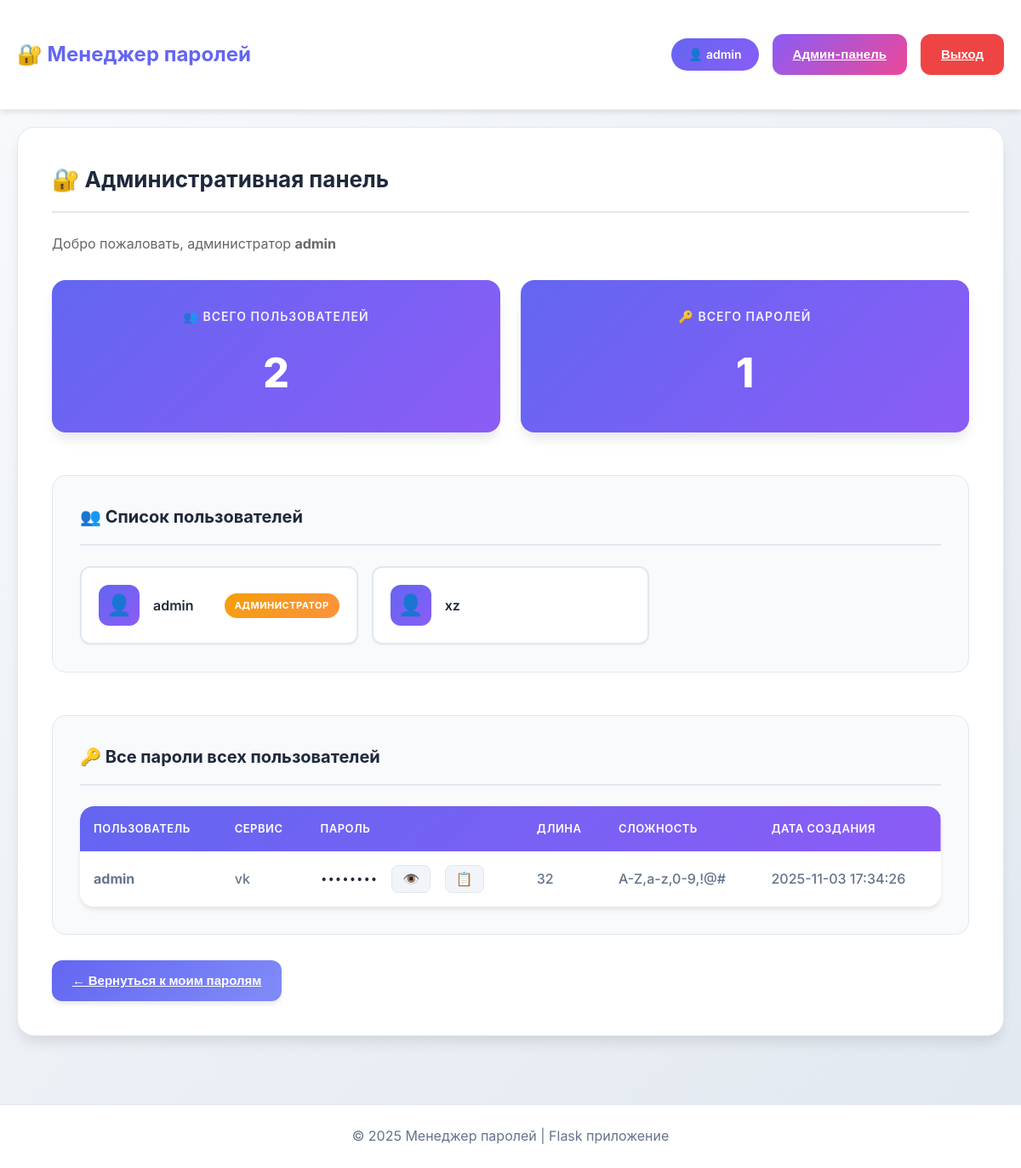
The page /admin (signed in) on the database its author committed.
### tables this page shows
CREATE TABLE "users" (
	"id"	INTEGER,
	"username"	TEXT NOT NULL UNIQUE,
	"password_hash"	TEXT NOT NULL,
	"created_at"	TEXT DEFAULT CURRENT_TIMESTAMP,
	PRIMARY KEY("id" AUTOINCREMENT)
);

CREATE TABLE passwords (
            id INTEGER PRIMARY KEY AUTOINCREMENT,
            username TEXT NOT NULL,
            service TEXT NOT NULL,
            password TEXT NOT NULL,
            length INTEGER NOT NULL,
            complexity TEXT NOT NULL,
            created_at TEXT DEFAULT CURRENT_TIMESTAMP
        );

### app.py (the view)
@app.route('/admin')
@admin_required
def admin_panel():
    return render_template('admin.html', users=get_all_users(), all_passwords=get_all_passwords(), username=session['username'])

### app.py (called while the page is built)
def admin_required(f):
    @wraps(f)
    def wrapper(*args, **kwargs):
        if 'username' not in session:
            flash('Войдите в систему', 'warning')
            return redirect(url_for('login'))
        if session['username'] != ADMIN_USERNAME:
            flash('Только для администраторов', 'danger')
            return redirect(url_for('dashboard'))
        return f(*args, **kwargs)
    return wrapper

### database.py (called while the page is built)
def get_all_users():
    conn = sqlite3.connect(DB_FILE)
    users = [row[0] for row in conn.execute('SELECT username FROM users').fetchall()]
    conn.close()
    return users

def get_all_passwords():
    conn = sqlite3.connect(DB_FILE)
    rows = conn.execute('SELECT username, service, password, length, complexity, created_at FROM passwords ORDER BY created_at DESC').fetchall()
    conn.close()
    return [{'username': r[0], 'service': r[1], 'password': r[2], 'length': r[3], 'complexity': r[4], 'timestamp': r[5]} for r in rows]

### templates/admin.html (shortened to what this page needs)
{% extends "base.html" %}
{% block content %}
<div class="dashboard">
    <h2>🔐 Административная панель</h2>
    <p style="color: #666; margin-bottom: 30px;">Добро пожаловать, администратор <strong>{{ username }}</strong></p>
    <div class="admin-stats">
        <div class="stat-card">
            <h3>👥 Всего пользователей</h3>
            <p class="stat-number">{{ users|length }}</p>
        </div>
        <div class="stat-card">
            <h3>🔑 Всего паролей</h3>
            <p class="stat-number">{{ all_passwords|length }}</p>
        </div>
    </div>
    <div class="admin-section">
        <h3>👥 Список пользователей</h3>
        <div class="users-list">
            {% for user in users %}
            <div class="user-item">
                <span class="user-icon">👤</span>
                <span class="user-name">{{ user }}</span>
                {% if user == 'admin' %}
                <span class="admin-badge">Администратор</span>
                {% endif %}
            </div>
            {% endfor %}
        </div>
    </div>
    <div class="admin-section">
        <h3>🔑 Все пароли всех пользователей</h3>
        {% if all_passwords %}
        <div class="passwords-table">
            <table>
                <thead>
                    <tr>
                        <th>Пользователь</th>
                        <th>Сервис</th>
                        <th>Пароль</th>
                        <th>Длина</th>
                        <th>Сложность</th>
                        <th>Дата создания</th>
                    </tr>
                </thead>
                <tbody>
                    {% for pwd in all_passwords %}
                    <tr>
                        <td><strong>{{ pwd.username }}</strong></td>
                        <td>{{ pwd.service }}</td>
                        <td class="password-cell">
                            <span class="password-hidden">••••••••</span>
                            <button class="btn-toggle" onclick="togglePassword(this)">👁️</button>
                            <button class="btn-copy" onclick="copyPassword('{{ pwd.password }}')">📋</button>
                        </td>
                        <td>{{ pwd.length }}</td>
                        <td>{{ pwd.complexity }}</td>
                        <td>{{ pwd.timestamp }}</td>
                    </tr>
                    {% endfor %}
                </tbody>
            </table>
        </div>
        {% else %}
        <p class="no-passwords">Пока нет сохраненных паролей в системе</p>
        {% endif %}
    </div>
    <div style="margin-top: 30px;">
        <a href="{{ url_for('dashboard') }}" class="btn btn-primary" style="width: auto;">← Вернуться к моим паролям</a>
    </div>
</div>
{% endblock %}

### templates/base.html (shortened to what this page needs)
<!DOCTYPE html>
<html lang="ru">
<head>
    <link rel="stylesheet" href="{{ url_for('static', filename='style.css') }}">
</head>
<body>
    <nav class="navbar">
        <div class="container">
            <h1 class="logo">🔐 Менеджер паролей</h1>
            {% if session.username %}
            <div class="nav-links">
                <span class="username">👤 {{ session.username }}</span>
                {% if session.username == 'admin' %}
                <a href="{{ url_for('admin_panel') }}" class="btn btn-admin">Админ-панель</a>
                {% endif %}
                <a href="{{ url_for('logout') }}" class="btn btn-logout">Выход</a>
            </div>
            {% endif %}
        </div>
    </nav>
    <div class="container">
        {% block content %}{% endblock %}
    </div>
    <footer>
        <p>&copy; 2025 Менеджер паролей | Flask приложение</p>
    </footer>
</body>
</html>

### rows shown on the page
users: username "admin", shows "АДМИНИСТРАТОР"
users: username "xz"
passwords: username "admin", service "vk", length "32", complexity "A-Z,a-z,0-9,!@#", timestamp "2025-11-03 17:34:26"

### other values the page prints
{{ session.username }} "admin"
{{ username }} "admin"
{{ users|length }} "2"
{{ all_passwords|length }} "1"
